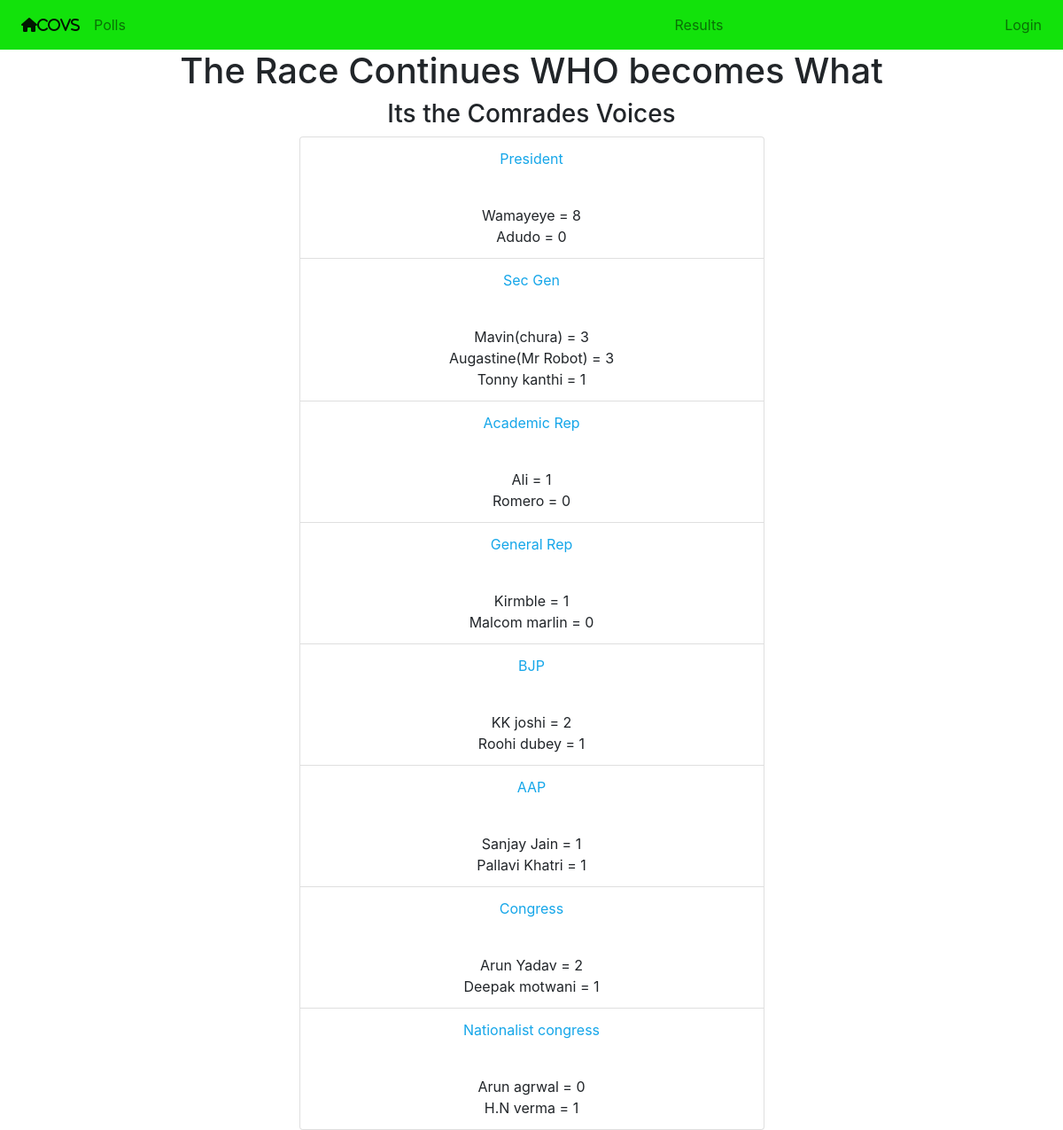
The app's page /results/ with its own data.
### polls/models.py (models this page shows, shortened)
class Poll(models.Model):
    owner    = models.ForeignKey(User, on_delete=models.CASCADE, default=1)
    title     = models.CharField(max_length=255)
    pub_date = models.DateField()
    def __str__(self):
        return self.title

class Candidate(models.Model):
    poll = models.ForeignKey(Poll, on_delete=models.CASCADE)
    candidate_name = models.CharField(max_length=255)
    votes = models.IntegerField(default=0)

### polls/views.py (the view)
# urls.py: path('results/', views.all_results, name='results'),
def all_results(request):
    polls = Poll.objects.all()
    context = {'polls': polls}
    return render(request, 'polls/results.html', context)

### polls/polls/templates/polls/results.html (shortened to what this page needs)
{% extends 'base.html' %}
{% block content %}
<div class="container">
    <h1 class="text-center"> The Race Continues WHO becomes What</h1>
    <h3 class="text-center"> Its the Comrades Voices </h3>
      <div class="row ">
            <div class="col-md-6 offset-sm-3">
                <ul class="list-group text-center">
                     {% for poll in polls %}
                        <li class="list-group-item">
                            <p style="color:rgb(21, 166, 233);">{{ poll }}</p> <br>
                            {% for candidate in poll.candidate_set.all %}
                                {{ candidate.candidate_name }} = {{ candidate.votes }}<br>
                            {% endfor %}
                        </li>
                    {% endfor %}
                </ul>
            </div>
      </div>
</div>
{% endblock content %}

### polls/polls/templates/base.html (shortened to what this page needs)
<!doctype html>
 {% load static %}
<html lang="en">
  <head>
    <link rel="stylesheet" href="https://stackpath.bootstrapcdn.com/bootstrap/4.3.1/css/bootstrap.min.css"
>
    <link rel="stylesheet" href=" {% static 'bootstrap.min.css' %} ">
  </head>
  <body>
        {% include 'includes/navbar.html' %}
        <div class="container">
                {% block content %}
                {% endblock content %}
        </div>
  </body>
</html>

### polls/polls/templates/includes/navbar.html (shortened to what this page needs)
 <nav class="navbar navbar-expand-sm navbar-light" style="background-color: #12e20b;">
        <div class="collapse navbar-collapse" id="collapsibleNavId">
            <ul class="navbar-nav mr-auto mt-2 mt-lg-0">
                <li class="nav-item active">
                    <a class="nav-link" href=" {% url 'polls:home' %} "><i class="fa fa-home" aria-hidden="true">Covs </i><span class="sr-only">(current)</span></a>
                </li>
                <li class="nav-item">
                <a class="nav-link" href="{% url 'polls:list' %}">Polls</a>
                </li>
            </ul>
            <div class="navbar-nav ml-auto">
                 <a class="nav=item nav-link" href="{% url 'polls:results' %}">Results</a>
            </div>
            <div class="navbar-nav ml-auto">
                {% if request.user.is_authenticated %}
                <a class="nav=item nav-link" href="{% url 'accounts:logout' %}">Logout</a>
                {% else %}
                <a class="nav=item nav-link" href="{% url 'accounts:login' %}">Login</a>
                {% endif %}
            </div>
        </div>
    </nav>

### records on screen
Poll: title "President"
Candidate: candidate_name "Wamayeye", votes "8"
Candidate: candidate_name "Adudo", votes "0"
Poll: title "Sec Gen"
Candidate: candidate_name "Mavin(chura)", votes "3"
Candidate: candidate_name "Augastine(Mr Robot)", votes "3"
Candidate: candidate_name "Tonny kanthi", votes "1"
Poll: title "Academic Rep"
Candidate: candidate_name "Ali", votes "1"
Candidate: candidate_name "Romero", votes "0"
Poll: title "General Rep"
Candidate: candidate_name "Kirmble", votes "1"
Candidate: candidate_name "Malcom marlin", votes "0"
Poll: title "BJP"
Candidate: candidate_name "KK joshi", votes "2"
Candidate: candidate_name "Roohi dubey", votes "1"
Poll: title "AAP"
Candidate: candidate_name "Sanjay Jain", votes "1"
Candidate: candidate_name "Pallavi Khatri", votes "1"
Poll: title "Congress"
Candidate: candidate_name "Arun Yadav", votes "2"
Candidate: candidate_name "Deepak motwani", votes "1"
Poll: title "Nationalist congress"
Candidate: candidate_name "Arun agrwal", votes "0"
Candidate: candidate_name "H.N verma", votes "1"
